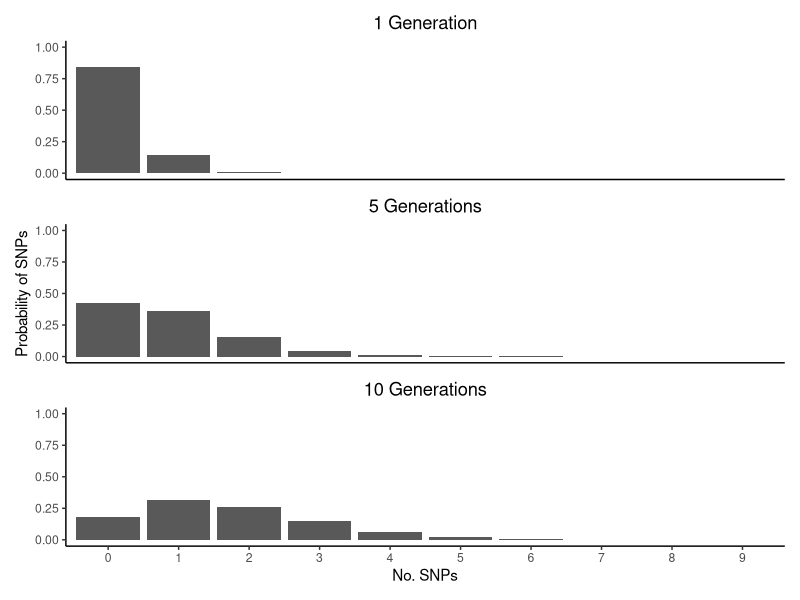

Write the R code that produced this figure.
library(ggplot2)
library(patchwork)

#sample(1:1000, 1) #216
set.seed(216)

a = rpois(100000, 0.17)
b = table(a)/sum(table(a))
c = as.data.frame(b)

p1 = ggplot(data=c, aes(x=a, y=Freq)) + 
  geom_bar(position = "dodge", stat = 'identity') +
  theme_classic() +
  xlab("No. SNPs") + ggtitle("1 Generation")+
  coord_cartesian(xlim = c(1, 10)) + ylim(0,1)+
  theme(axis.title.x=element_blank(),
        axis.title.y=element_blank(),
        axis.text.x=element_blank(),
        axis.ticks.x=element_blank(),
        plot.title = element_text(hjust = 0.5))  

 
a = rpois(100000, 0.17*5)
b = table(a)/sum(table(a))
c = as.data.frame(b)

p2 = ggplot(data=c, aes(x=a, y=Freq)) + 
  geom_bar(position = "dodge", stat = 'identity') +
  theme_classic() +
  xlab("No. SNPs") + ggtitle("5 Generations")+ ylab("Probability of SNPs")+
  coord_cartesian(xlim = c(1, 10)) + ylim(0,1)+
  theme(axis.title.x=element_blank(),
        axis.text.x=element_blank(),
        axis.ticks.x=element_blank(),
        plot.title = element_text(hjust = 0.5))

a = rpois(100000, 0.17*10)
b = table(a)/sum(table(a))
c = as.data.frame(b)

p3 = ggplot(data=c, aes(x=a, y=Freq)) + 
  geom_bar(position = "dodge", stat = 'identity') +
  theme_classic() +
  xlab("No. SNPs") + ggtitle("10 Generations") +
  coord_cartesian(xlim = c(1, 10)) + ylim(0,1) +
  theme(axis.title.y = element_blank(),
        plot.title = element_text(hjust = 0.5))

p1/p2/p3
